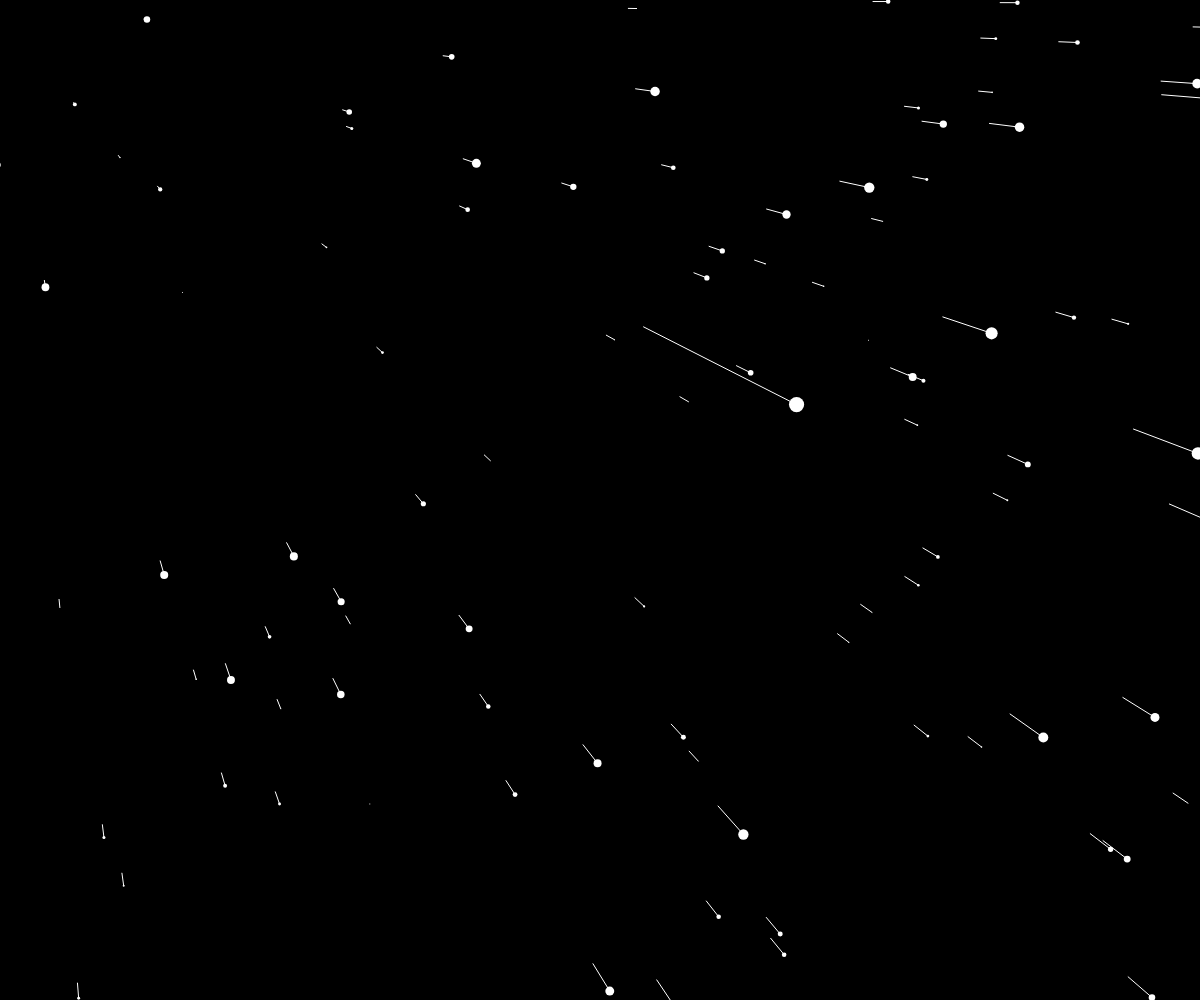
Frame 1 (no input)
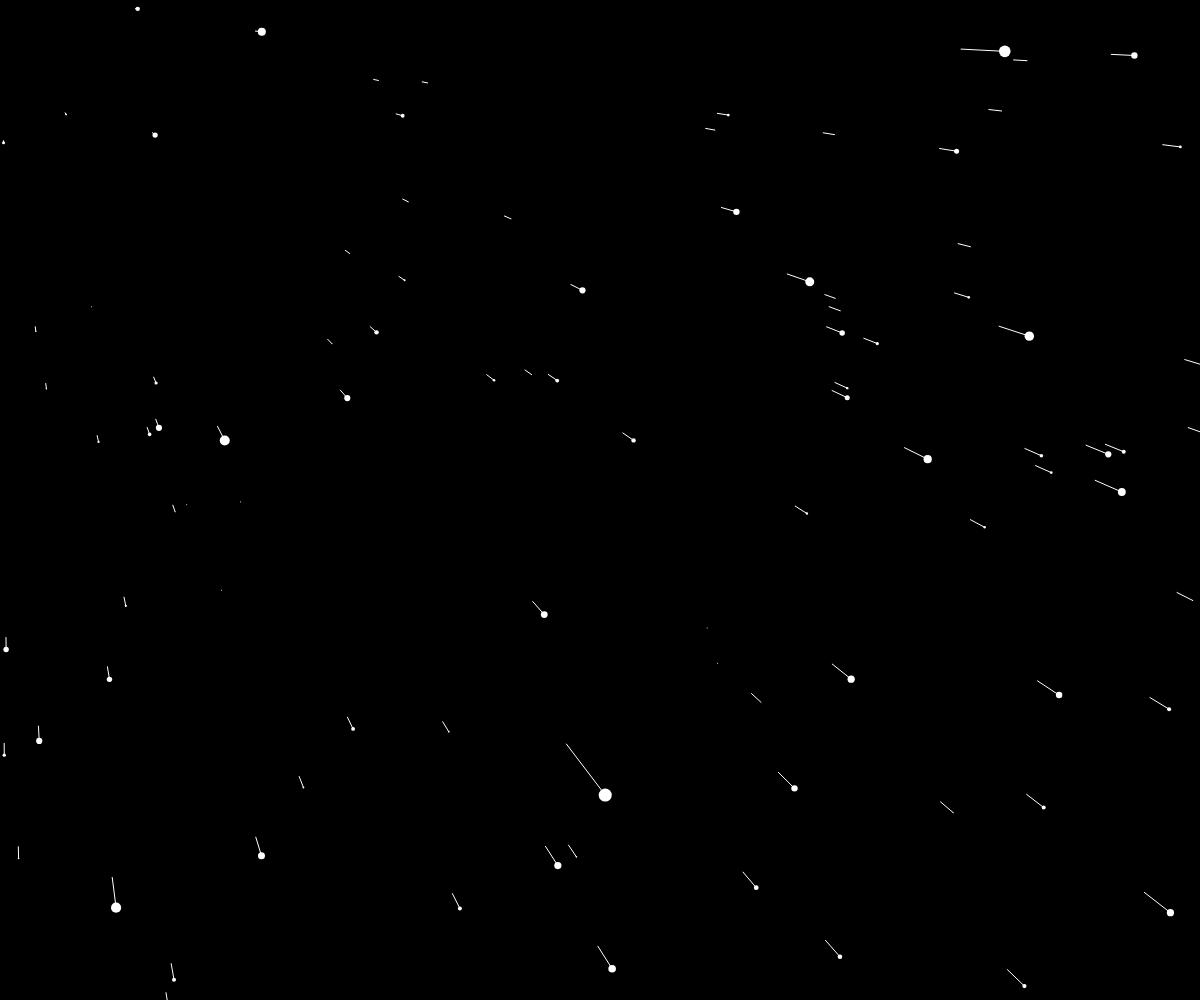
Frame 60 (no input)
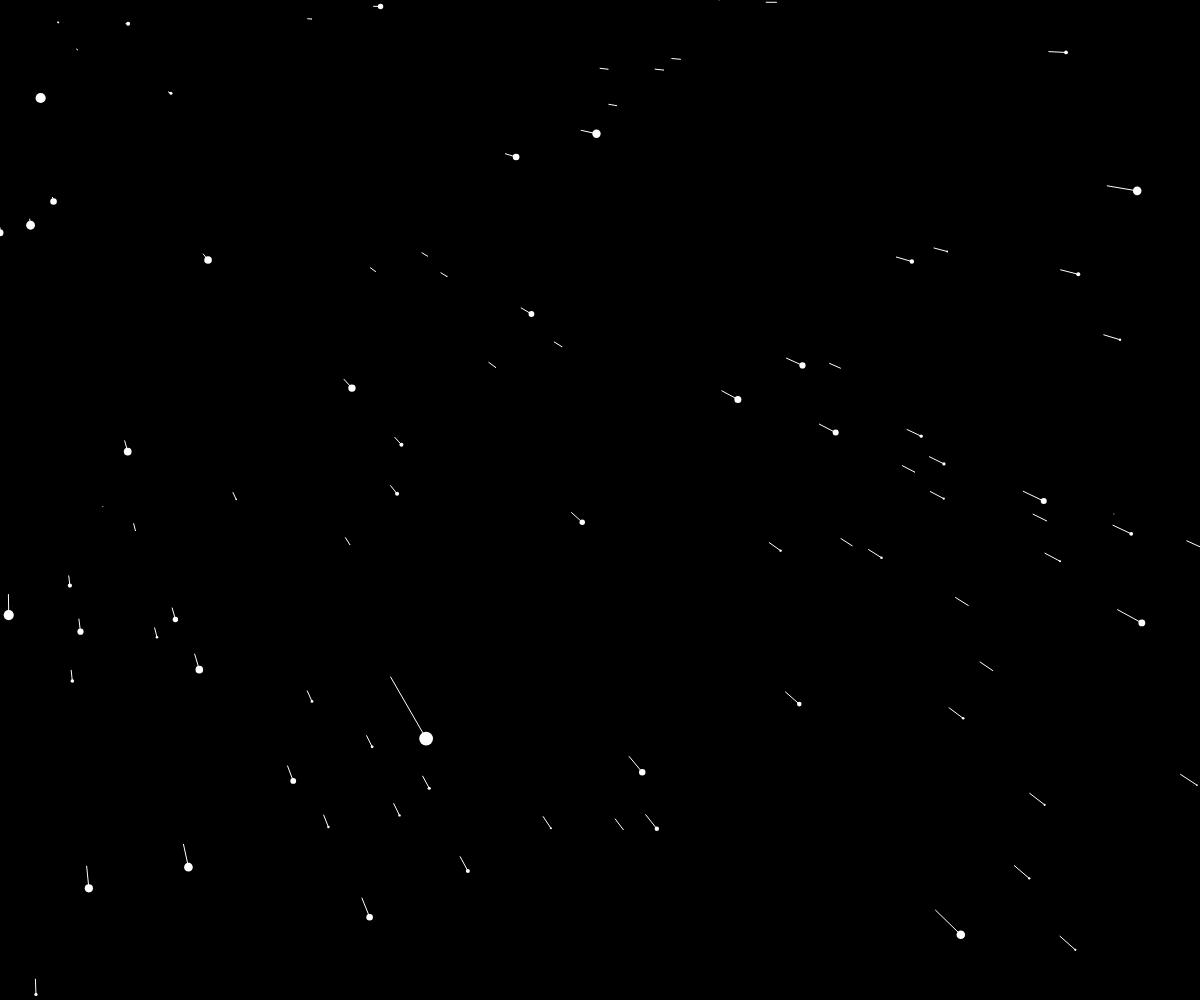
Frame 120 (the mouse pressed at the canvas centre since frame 60)

The p5.js sketch that drew these frames (run headless with seeded random() and noise() and a simulated clock; from frame 60 on, the mouse is pressed at the canvas centre):

// p5.js sketch
// ── sketch.js
const speed = 15;
const starCount = 1000;
const stars = [];

class Star {
  constructor() {
    this.x = random(-width, width);
    this.y = random(-height, height);
    this.z = random(width);
    this.pz = this.z;
  }

  update() {
    this.z = this.z - speed;
    if (this.z < 1) {
      this.z = width;
      this.x = random(-width, width);
      this.y = random(-height, height);
      this.pz = this.z;
    }
  }

  show() {
    fill(255);
    noStroke();

    var sx = map(this.x / this.z, 0, 1, 0, width);
    var sy = map(this.y / this.z, 0, 1, 0, height);

    var r = map(this.z, 0, width, 16, 0);
    ellipse(sx, sy, r, r);

    var px = map(this.x / this.pz, 0, 1, 0, width);
    var py = map(this.y / this.pz, 0, 1, 0, height);

    this.pz = this.z;

    stroke(255);
    line(px, py, sx, sy);

  }
}

function setup() {
  createCanvas(windowWidth, windowHeight);

  for (let i = 0; i < starCount; i++) {
    stars.push(new Star());
  }
}

function draw() {
  background(0);
  for (const p of stars) {
    p.update();
    p.show();
  }
}
